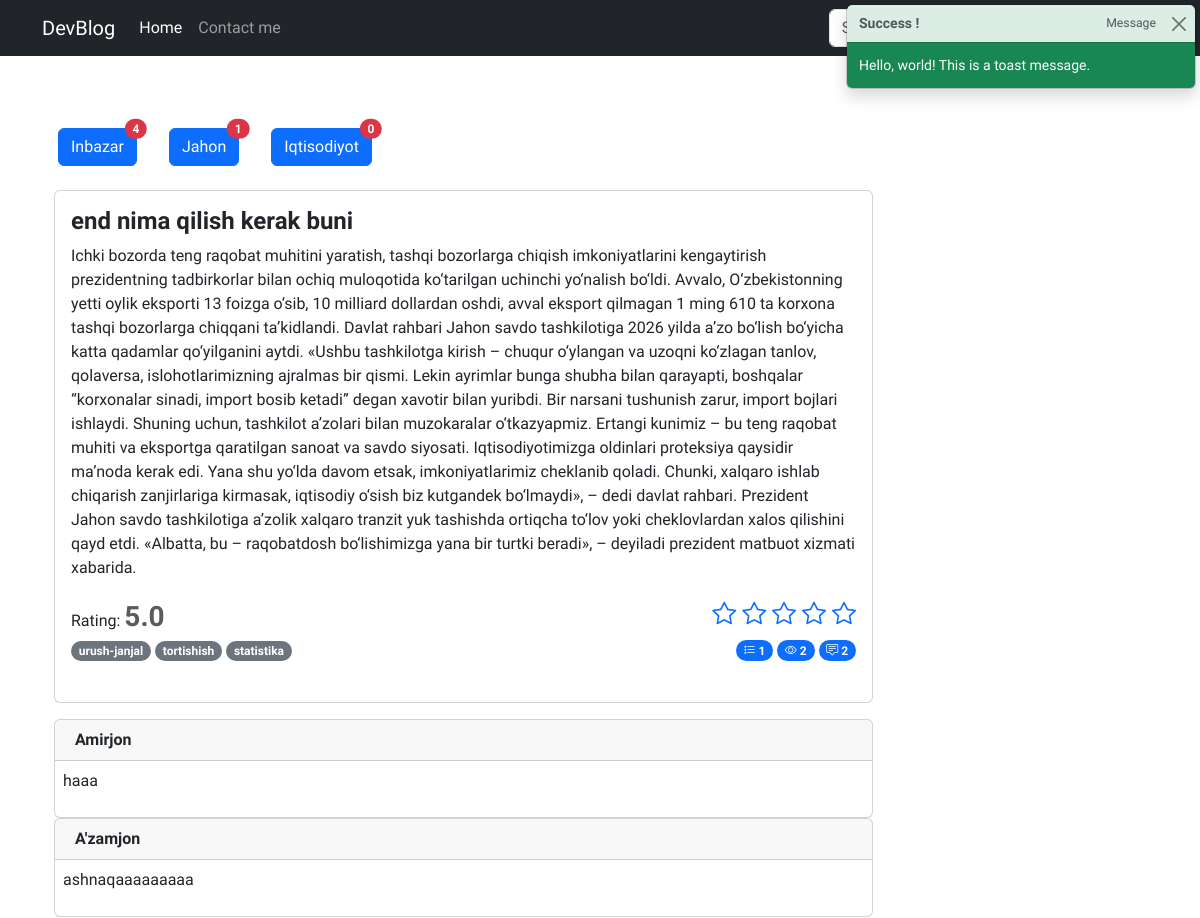
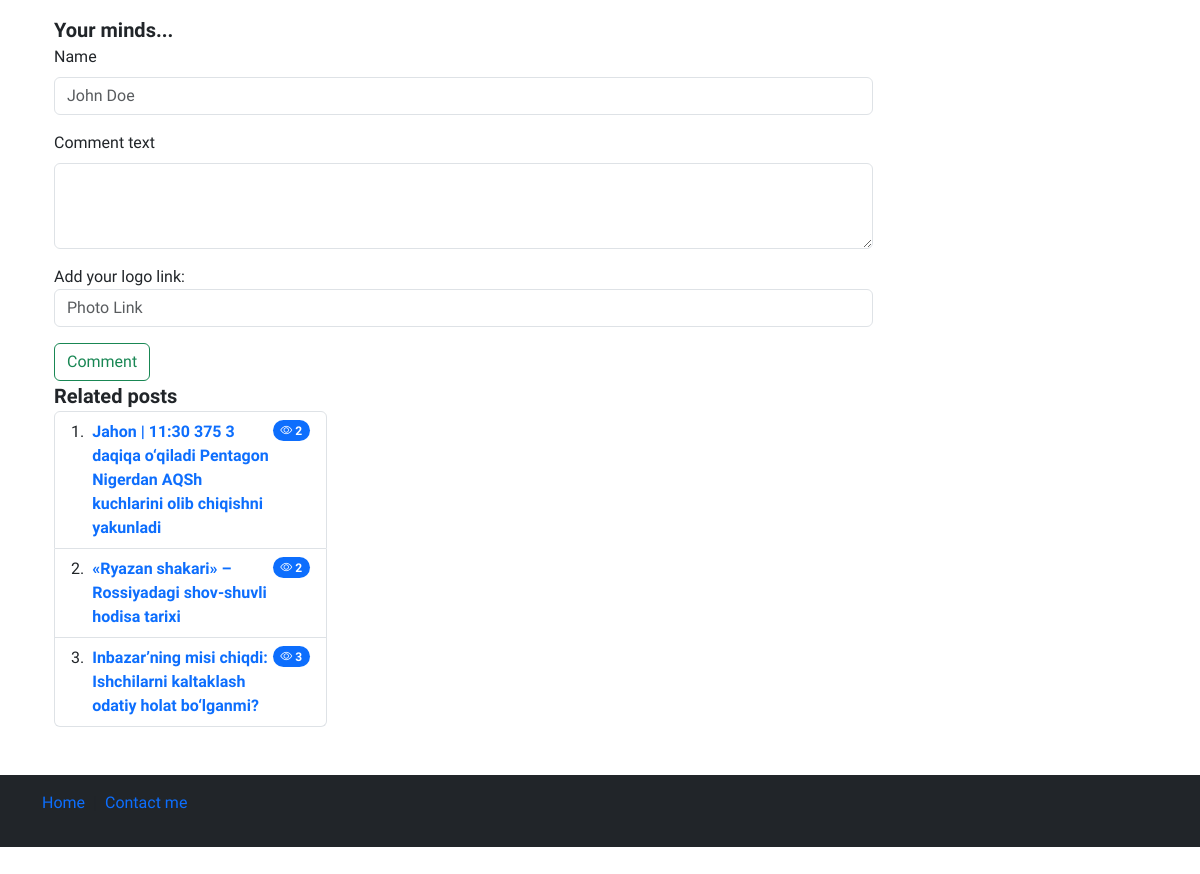
/detail/4/, run on the app's committed database (2 pictures, top to bottom).
### blog/models.py (models this page shows, shortened)
class Category(models.Model):
    name = models.CharField(verbose_name="Category name",max_length=250)
    slug = models.SlugField(max_length=250, unique=True)
    def __str__(self):
        return str(self.name)

class Post(models.Model):
    title = models.CharField(verbose_name="Post title",max_length=550)
    body = models.TextField(verbose_name="Post body")
    author = models.CharField(verbose_name="Post author",default="Admin",max_length=100)
    category = models.ForeignKey(Category, on_delete=models.PROTECT,related_name='posts')
    tag = models.ManyToManyField(Tag)
    views = models.PositiveIntegerField(default=0)
    publish_date = models.DateTimeField(verbose_name="Published time",auto_now_add=True)
    published = models.BooleanField(default=True)
    on_top = models.BooleanField(default=False)
    def get_avg_rating(self):
        sum_ratings = sum([int(i.value) for i in self.ratings.all()])
        try:
            return round(sum_ratings / self.ratings.all().count(),2)
        except Exception as e:
            return 0

class Rating(models.Model):
    post = models.ForeignKey(Post, on_delete=models.CASCADE, related_name='ratings')
    value = models.PositiveSmallIntegerField(verbose_name="Post rating",default=0)

class Tag(models.Model):
    name = models.CharField(verbose_name="Tag name",max_length=250)
    slug = models.SlugField(max_length=250, unique=True)

class Comment(models.Model):
    author = models.CharField(verbose_name="Comment author",max_length=100,blank=False)
    comment = models.TextField(verbose_name="Comment")
    post = models.ForeignKey(Post, on_delete=models.CASCADE, related_name='comments')
    image = models.CharField(max_length=500)

### blog/views.py (the view, shortened to what this page needs)
# urls.py: path('detail/<pk>/',detailview,name='detail'),
def detailview(request,pk):
    posts = Post.objects.get(id=pk)
    categories = Category.objects.all()
    post_cat = posts.category.id
    category  = Category.objects.get(id=post_cat)
    related_posts = Post.objects.filter(category=category).exclude(id__in=[0,posts.id]).order_by('?')
    request.session.modified = True
    if posts.id in check_read_articles(request):
        pass
    else:
        check_read_articles(request).append(posts.id)
        posts.views += 1
        posts.save()
    data = {
        "categories":categories,
        "post":posts,
        "related_posts":related_posts
    }
    return render(request,'detail.html',data)

### blog/utils.py (called while the page is built)
def check_read_articles(request):
    try:
        read_articles = request.session['read_articles']
    except:
        request.session['read_articles'] = []
        read_articles = request.session.get('read_articles')
    return read_articles

### templates/detail.html (shortened to what this page needs)
{% load static %}
<!doctype html>
<html lang="en">
<head>
    <link rel="stylesheet" href="{% static "./css/style.css" %}">
    <link rel="stylesheet" href="https://cdn.jsdelivr.net/npm/bootstrap-icons@1.11.3/font/bootstrap-icons.min.css">
    <link href="https://cdn.jsdelivr.net/npm/bootstrap@5.3.2/dist/css/bootstrap.min.css" rel="stylesheet"
 />
</head>
<body>
    <header>
        <nav class="navbar navbar-expand-md navbar-dark bg-dark mb-4">
            <div class="container">
                <a class="navbar-brand" href="/">DevBlog</a>
                <div class="collapse navbar-collapse" id="navbarCollapse">
                    <ul class="navbar-nav me-auto mb-2 mb-md-0">
                        <li class="nav-item">
                            <a class="nav-link active" aria-current="page" href="#">Home</a>
                        </li>
                        <li class="nav-item">
                            <a class="nav-link" href="#">Contact me</a>
                        </li>
                    </ul>
                    <form class="d-flex" role="search">
                        <button class="btn btn-outline-success" type="submit" control-id="ControlID-2">Search</button>
                    </form>
                </div>
            </div>
        </nav>
    </header>
    <main>
                        <div class="toast position-fixed top-0 end-0 m-1  text-bg-success show" role="alert" aria-live="assertive" aria-atomic="true">
                            <div class="toast-header">
                                <strong class="me-auto">Success !</strong>
                                <small>Message</small>
                                <button type="button" class="btn-close" data-bs-dismiss="toast"
                                    aria-label="Close"></button>
                            </div>
                            <div class="toast-body d-flex">
                                Hello, world! This is a toast message.
                            </div>
                        </div>
                        <br>
        <section>
            <div class="container-md">
                <div class="d-flex flex-wrap my-3">
                    {% for cat  in categories %}
                    <div class="d-flex flex-wrap mx-3 my-2">
                        <a href="{% url 'blog:category_list' cat.slug %}" class="btn btn-primary position-relative">
                            {{cat|title}}
                          <span
                              class="position-absolute top-0 start-100 translate-middle badge rounded-pill bg-danger">
                              {{cat.posts.all.count}}
                          </span>
                    </a>
                  </div>
                  {% endfor %}
            </div>
            <div class="container-md">
                <div cauthorlass="row">
                    <div class="col-sm-12 col-md-12 col-lg-9">
                        <div class="card  mb-3">
                            <div class="card-body">
                                <div class="content">
                                    <h4 class="card-title fw-bold">{{post.title}}</h4>
                                    <p class="card-text">{{post.body}}</p>
                                    <div class="d-flex justify-content-between flex-wrap">
                                        <div class="post-rating">
                                            <span>Rating:</span>
                                            <span class="fs-3 fw-bold text-muted">{{post.get_avg_rating}}</span>
                                        </div>
                                        <div class="post-set-rating">
                                            <p class="card-text fs-4">
                                                <a href="{%url 'blog:set_rating' 1 post.pk%}"><i class="bi bi-star"></i></a>
                                                <a href="{%url 'blog:set_rating' 2 post.pk%}"><i class="bi bi-star"></i></a>
                                                <a href="{%url 'blog:set_rating' 3 post.pk%}"><i class="bi bi-star"></i></a>
                                                <a href="{%url 'blog:set_rating' 4 post.pk%}"><i class="bi bi-star"></i></a>
                                                <a href="{%url 'blog:set_rating' 5 post.pk%}"><i class="bi bi-star"></i></a>
                                            </p>
                                        </div>
                                    </div>
                                    <div class="d-flex justify-content-between flex-wrap">
                                        <div class="categories">
                                            {% for tag in post.tag.all %}
                                            <span class="badge rounded-pill text-bg-secondary">{{tag.name}}</span>
                                            {% endfor %}
                                        </div>
                                        <div class="action">
                                            <span class="badge bg-primary rounded-pill">
                                                <i class="bi bi-list-stars"></i>
                                                {{post.ratings.all.count}}
                                            </span>
                                            <span class="badge bg-primary rounded-pill">
                                                <i class="bi bi-eye"></i>
                                                {{post.views}}
                                            </span>
                                            <span class="badge bg-primary rounded-pill">
                                                <i class="bi bi-chat-square-text"></i>
                                                {{post.comments.all.count}}
                                            </span>
                                        </div>
                                    </div>
                                    <br>
                                </div>
                            </div>
                        </div>
                        <div class="comments">
                            <div class="row gap-3">
                                <div class="col-sm-12">
                                    {%for comment in post.comments.all%}
                                    <div class="card">
                                        <div class="card-header">
                                            <strong>{{comment.author}}</strong>
                                        </div>
                                        <div class="card-body p-2">
                                            <p>{{comment.comment}}</p>
                                        </div>
                                    </div>
                                    {% endfor %}
                                </div>
                                <div class="col-sm-12">
                                    <span class="fs-5 fw-semibold">Your minds...</span>
                                    <form action="" method='POST'>
                                        <div class="mb-3">
                                            <label for="exampleFormControlInput1" class="form-label">Name</label>
                                            <input type="text" name='comment_author' class="form-control" id="exampleFormControlInput1"
                                                placeholder="John Doe" required>
                                        </div>
                                        <div class="mb-3">
                                            <label for="exampleFormControlTextarea1" class="form-label">
                                                Comment text
                                            </label>
                                            <textarea class="form-control" name='comment' id="exampleFormControlTextarea1"
                                                rows="3" required>
                                            </textarea>
                                        </div>
                                        <div class="mb-3">
                                            <label for="image">Add your logo link:</label>
                                            <input type="text" name='image' class="form-control" id="exampleFormControlInput1"
                                            placeholder="Photo Link">
                                        </div>
                                        <button type="submit" class="btn btn-outline-success">Comment</button>
                                    </form>
                                </div>
                            </div>
                        </div>
                    </div>
                    <div class="col-sm-none col-md-12 col-lg-3">
                        <span class="fs-5 fw-semibold">Related posts</span>
                        <ol class="list-group list-group-numbered">
                            {%for posts in related_posts%}
                            <li class="list-group-item d-flex justify-content-between align-items-start">
                                <div class="ms-2 me-auto">
                                    <div class="fw-bold"><a style="text-decoration: none;" href=>{{posts.title}}</a></div>
                                </div>
                                <span class="badge bg-primary rounded-pill">
                                    <i class="bi bi-eye"></i>
                                    {{posts.views}}
                                </span>
                            </li>
                            {%endfor%}
                        </ol>
                    </div>
                </div>
            </div>
        </section>
    </main>
    <footer class="footer mt-auto text-white-50 bg-dark">
        <div class="container">
            <div class="row my-5">
                <div class="col-12">
                    <nav style="--bs-breadcrumb-divider: '|';" aria-label="breadcrumb" class="py-3">
                        <ol class="breadcrumb">
                            <li class="breadcrumb-item"><a href="/" class="text-decoration-none">Home</a></li>
                            <li class="breadcrumb-item " aria-current="page">
                                <a href="#" class="text-decoration-none">Contact me</a>
                            </li>
                        </ol>
                    </nav>
                </div>
            </div>
        </div>
    </footer>
</body>
</html>

### staticfiles/css/style.css (style rules this page uses)
* { font-family: 'Onest', sans-serif !important; }

### data on the page
Category: name "Inbazar", posts.all.count "4"
Category: name "Jahon", posts.all.count "1"
Category: name "Iqtisodiyot", posts.all.count "0"
Post: title "end nima qilish kerak buni", body "Ichki bozorda teng raqobat muhitini yaratish, tashqi bozorlarga chiqish imkoniyatlarini kengaytirish prezidentning tadbirkorlar bilan ochiq muloqotida ko‘tarilgan uchinchi yo‘nalish bo‘ldi. Avvalo, O‘zbekistonning yetti oylik eksporti 13 foizga o‘sib, 10 milliard dollardan oshdi, avval eksport qilmagan 1 ming 610 ta korxona tashqi bozorlarga chiqqani ta’kidlandi. Davlat rahbari Jahon savdo tashkilotiga 2026 yilda a’zo bo‘lish bo‘yicha katta qadamlar qo‘yilganini aytdi. «Ushbu tashkilotga kirish – chuqur o‘ylangan va uzoqni ko‘zlagan tanlov, qolaversa, islohotlarimizning ajralmas bir qismi. Lekin ayrimlar bunga shubha bilan qarayapti, boshqalar “korxonalar sinadi, import bosib ketadi” degan…", get_avg_rating "5.0", ratings.all.count "1", views "2", comments.all.count "2"
Tag: name "urush-janjal"
Tag: name "tortishish"
Tag: name "statistika"
Comment: author "Amirjon", comment "haaa"
Comment: author "A'zamjon", comment "ashnaqaaaaaaaaa"
Post: title "Jahon | 11:30 375 3 daqiqa o‘qiladi Pentagon Nigerdan AQSh kuchlarini olib chiqishni yakunladi", views "2"
Post: title "«Ryazan shakari» – Rossiyadagi shov-shuvli hodisa tarixi", views "2"
Post: title "Inbazar’ning misi chiqdi: Ishchilarni kaltaklash odatiy holat bo‘lganmi?", views "3"
